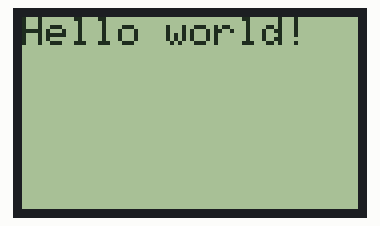
This sketch was run on a simulated Arduino Uno, built with avr-gcc and run on an emulated ATmega328P. Parts: 84×48 one-colour display.

Above: at 0.1 s.
At 2.1 s:
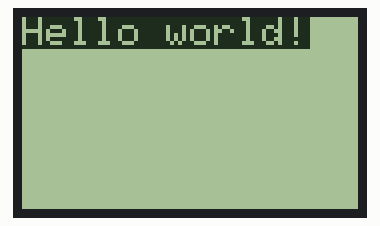
At 4.1 s:
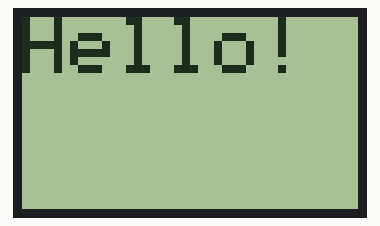
At 6.1 s:
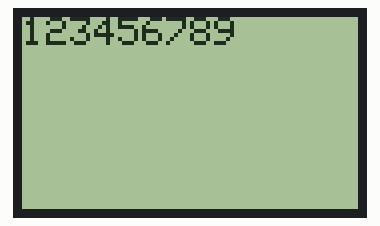
At 8.2 s:
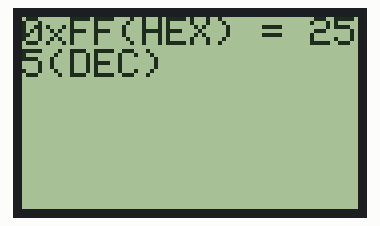
At 15.2 s:
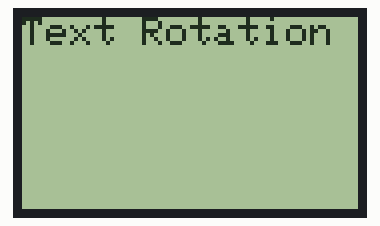

Measured:
- what the display in image 1 shows lasts 2.0 s, from 2.1 s to 4.1 s

The sketch:

42-Nokia5110LCD.ino
```cpp
#include <SPI.h>
#include <Adafruit_GFX.h>
#include <Adafruit_PCD8544.h>

// Declare LCD object for software SPI
// Adafruit_PCD8544(CLK,DIN,D/C,CE,RST);
Adafruit_PCD8544 display = Adafruit_PCD8544(7, 6, 5, 4, 3);

int rotatetext = 1;

void setup()   {
  Serial.begin(9600);

  //Initialize Display
  display.begin();

  // you can change the contrast around to adapt the display for the best viewing!
  display.setContrast(57);

  // Clear the buffer.
  display.clearDisplay();

  // Display Text
  display.setTextSize(1);
  display.setTextColor(BLACK);
  display.setCursor(0,0);
  display.println("Hello world!");
  display.display();
  delay(2000);
  display.clearDisplay();


  // Display Inverted Text
  display.setTextColor(WHITE, BLACK); // 'inverted' text
  display.setCursor(0,0);
  display.println("Hello world!");
  display.display();
  delay(2000);
  display.clearDisplay();

  // Scaling Font Size
  display.setTextColor(BLACK);
  display.setCursor(0,0);
  display.setTextSize(2);
  display.println("Hello!");
  display.display();
  delay(2000);
  display.clearDisplay();

  // Display Numbers
  display.setTextSize(1);
  display.setCursor(0,0);
  display.println(123456789);
  display.display();
  delay(2000);
  display.clearDisplay();

  // Specifying Base For Numbers
  display.setCursor(0,0);
  display.print("0x"); display.print(0xFF, HEX);
  display.print("(HEX) = ");
  display.print(0xFF, DEC);
  display.println("(DEC)");
  display.display();
  delay(2000);
  display.clearDisplay();

  // Display ASCII Characters
  display.setCursor(0,0);
  display.setTextSize(2);
  display.write(3);
  display.display();
  delay(2000);
  display.clearDisplay();

  // Text Rotation
  while(rotatetext<5)
  {
  display.clearDisplay();
  display.setRotation(rotatetext);  // rotate 90 degrees counter clockwise, can also use values of 2 and 3 to go further.
  display.setTextSize(1);
  display.setTextColor(BLACK);
  display.setCursor(0,0);
  display.println("Text Rotation");
  display.display();
  delay(1000);
  display.clearDisplay();
  rotatetext++;
  }
  //ekranı temizleyerek çalışmayı durdur
  delay(2000);
  display.clearDisplay();
}

void loop() {}
```
